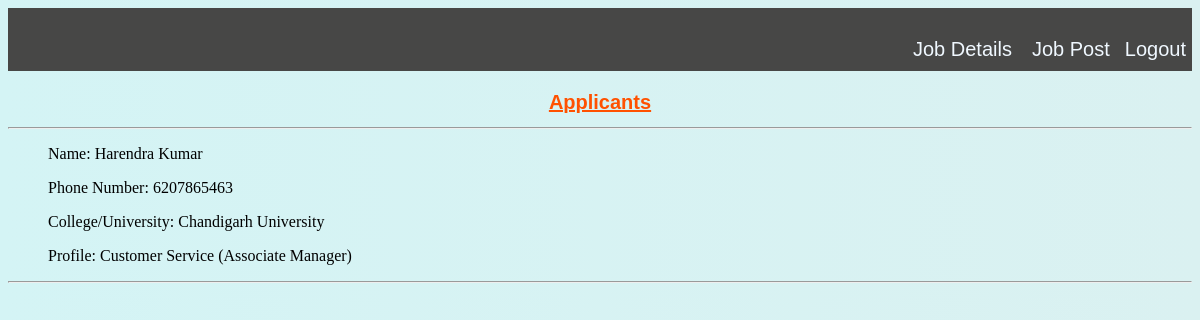
Page /rec-profile (signed in) on the committed database.
### jobportal/models.py (models this page shows, shortened)
class User_details(models.Model):
    User_name = models.CharField(max_length=50)
    User_phone_number = models.CharField(max_length=50)
    User_coll_univ = models.CharField(max_length=50)
    User_resume = models.FileField(upload_to='user_resume/')
    jobpost = models.ForeignKey(JobPost, on_delete=models.CASCADE, null=True, blank=False)
    user = models.ForeignKey(User_register,  on_delete=models.CASCADE,null=True,blank=True)

class JobPost(models.Model):
    Company_logo = models.ImageField(upload_to='image/', blank=True)
    Title = models.CharField(max_length=50)
    Description = models.TextField()
    Skills_required = models.CharField(max_length=50)
    Job_salary = models.IntegerField()
    Job_location = models.CharField( max_length=50)
    Experience = models.CharField(max_length=50)
    Status = models.BooleanField(default=True)
    employee = models.ForeignKey(Employee,  on_delete=models.CASCADE,null=True,blank=True)
    def __str__(self):
        return self.Title

### jobportal/views.py (the view)
    def wrapper(request, *args, **kwargs):
        if request.session.get('employee_id'):
            return view_fun(request, *args, **kwargs)
        else:
            return redirect('login')

### jobportal/views.py (called while the page is built)
def login_required(view_fun):
    def wrapper(request, *args, **kwargs):
        if request.session.get('employee_id'):
            return view_fun(request, *args, **kwargs)
        else:
            return redirect('login')
    return wrapper

@login_required
def Profile(request) :
    if 'employee_id' in request.session:
        get_data = User_details.objects.all()
        context={
        'user_list':get_data,
        }
    return render(request,'profile.html',context)

### templates/profile.html (shortened to what this page needs)
<!DOCTYPE html>
{% load static %}
<html>
    <head>
        <link rel="stylesheet" href="{% static 'profile.css'%}">
    </head>
    <body>
    <div class="containar">
        <div class="jobdetails">
            <a href="{% url 'jobdetails' %}">Job Details</a>
        </div>
        <div class="job-post">
            <a href="{% url 'job-post'%}">Job Post</a>
        </div>
         <div class="logout">
            <a href="{% url 'emp-logout' %}">Logout</a>
        </div>
    </div>
        <h1>Applicants</h1>
        <div>
            <table>
                <hr>
            {% for data in user_list%}
            <ul>
                Name: {{data.User_name}}
            </ul>
            <ul>
                Phone Number: {{data.User_phone_number}}
            </ul>
            <ul>
                College/University: {{data.User_coll_univ}}
            </ul>
            <ul>
                Profile: {{data.jobpost}}
            </ul>
                <hr>
            {% endfor %}
            </table>
        </div>
    </body>
</html>

### static/profile.css (style rules this page uses)
body { background: linear-gradient(to right, rgb(212, 244, 245),rgb(218, 241, 241)); }
.containar { display: flex; background-color: rgb(71, 71, 70); padding-top: 30px; padding-bottom: 10px; }
.jobdetails a { font-size: 20px; color: aliceblue; text-decoration: none; margin-left: 900px; padding-left: 5px; font-family: 'Trebuchet MS', 'Lucida Sans Unicode', 'Lucida Grande', 'Lucida Sans', Arial, sans-serif; }
.job-post a { font-size: 20px; color: aliceblue; text-decoration: none; font-family: 'Trebuchet MS', 'Lucida Sans Unicode', 'Lucida Grande', 'Lucida Sans', Arial, sans-serif; margin-left: 20px; }
.logout a { color: aliceblue; text-decoration: none; margin-left: 15px; font-size: 20px; font-family: 'Trebuchet MS', 'Lucida Sans Unicode', 'Lucida Grande', 'Lucida Sans', Arial, sans-serif; }
h1 { margin-top: 20px; font-size: 20px; text-align: center; font-family: Arial, Helvetica, sans-serif; text-decoration-line: underline; color: rgb(255, 81, 0); }

### rows in the picture
User_details: User_name "Harendra Kumar", User_phone_number "6207865463", User_coll_univ "Chandigarh University", jobpost "Customer Service (Associate Manager)"
